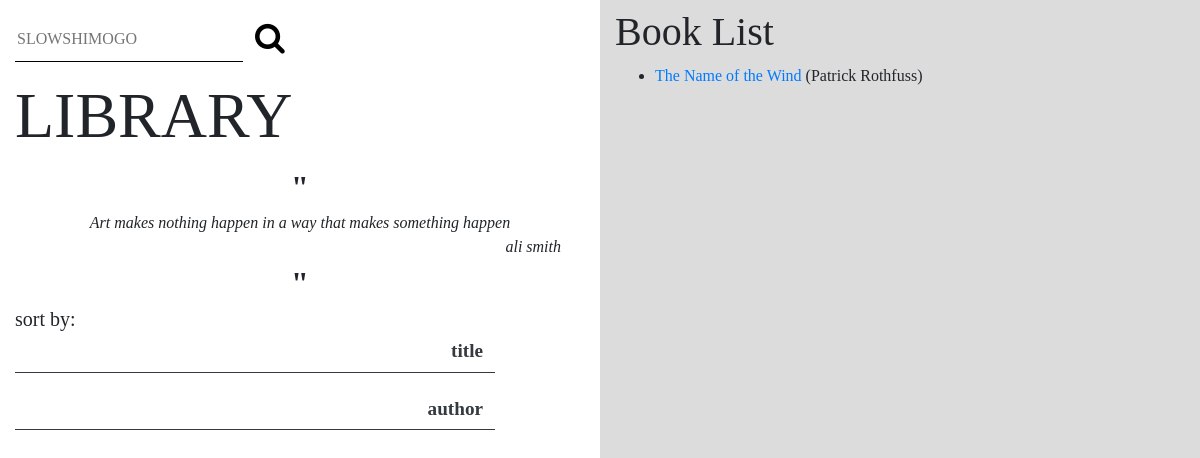
/catalog/books/, run on an earlier commit of the app's database.
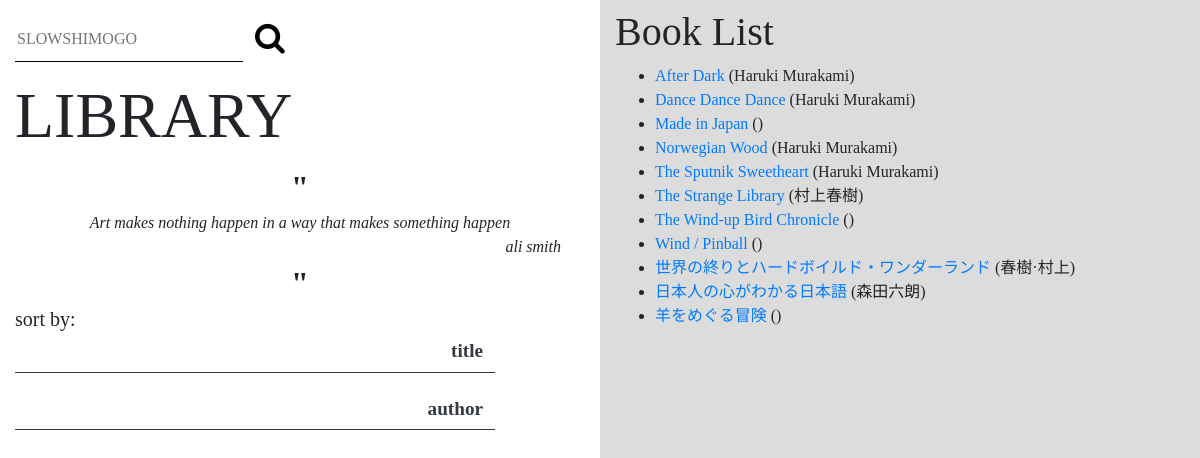
And on a later commit of the database.
### catalog/models.py (models this page shows, shortened)
class Book(models.Model):
    title = models.CharField(max_length=250)
    authors = models.ManyToManyField('Author', related_name='books', blank=True)
    isbn_10 = models.CharField('ISBN 10', max_length=10, help_text='ISBN 10', unique=True, blank=True, null=True)
    isbn_13 = models.CharField('ISBN 13', max_length=13, help_text='ISBN 13', blank=True)
    genre = models.ManyToManyField('Genre', help_text='Genre(s) of the book', blank=True, related_name='books')
    description = models.TextField(max_length=1000, blank=True)
    language = models.ForeignKey('Language', on_delete=models.SET_NULL, null=True, blank=True)
    publisher = models.ForeignKey('Publisher', on_delete=models.SET_NULL, null=True, blank=True)
    date_added_to_library = models.DateField(auto_now_add=True)
    google_id = models.CharField(max_length=15, blank=True)
    number_pages = models.IntegerField(blank=True, null=True)
    average_rating = models.FloatField(blank=True, null=True)
    ratings_count = models.IntegerField(blank=True, null=True)
    thumbnail = models.URLField(blank=True)
    def get_absolute_url(self):
        return reverse('book-detail', args=[str(self.id)])
    def display_genre(self):
        return ', '.join(genre.name for genre in self.genre.all()[:3])
    display_genre.short_description = 'Genre'
    class Meta:
        ordering = ['title']

class Author(models.Model):
    name = models.CharField(max_length=150)
    def __str__(self):
        return self.name
    class Meta:
        ordering = ['name']

### catalog/views.py (the view)
# urls.py: path('books/', views.BookListView.as_view(), name='books'),
class BookListView(generic.ListView):
    model = Book

### catalog/templates/catalog/book_list.html
{% extends "layout.html" %}
{% block content %}
    <div class="container mt-2">
        <h1>Book List</h1>
        {% if book_list %}
            <ul>
                {% for book in book_list %}
                    <li>
                    <a href="{{ book.get_absolute_url }}">{{ book.title }}</a> ({{ book.authors.all|join:', ' }})
                    </li>
                {% endfor %}
            </ul>
        {% else %}
            <p>There are no authors available.</p>
        {% endif %}
    </div>
{% endblock %}

### catalog/templates/layout.html (shortened to what this page needs)
<!DOCTYPE html>
<html lang="en">
<head>
    <link rel="stylesheet" href="https://stackpath.bootstrapcdn.com/bootstrap/4.1.3/css/bootstrap.min.css">
    <link rel="stylesheet" href="https://use.typekit.net/ygt2xei.css">
    {% load static %}
    <link rel="stylesheet" href="{% static 'css/styles.css' %}">
    <link rel="stylesheet" href="https://cdnjs.cloudflare.com/ajax/libs/font-awesome/4.7.0/css/font-awesome.min.css">
</head>
<body>
    <div class="container-fluid">
        <div id="contents" class="row">
            <div id="menu" class="col-md-6">
                <form action="{% url 'check' %}" method="GET">
                    <div class="input-group input-group-lg my-3">
                        <input id="search-box" type="text" placeholder="SLOWSHIMOGO"/>
                         <button id="search-button" class='btn' type="button" name="button">
                             <i id="icon" class="fa fa-search icon-large"></i>
                         </button>
                    </div>
                </form>
                <a href="{% url 'index' %}" class="text-body">
                    <h1 id="main-title">LIBRARY</h1>
                </a>
                <div>
                    <p class="text-center quotation mb-0">"</p>
                    <div id ="quote" class="text-center mx-4">
                        <p id="quote" class="font-italic text-center mb-0">
                            Art makes nothing happen in a way that makes something happen
                        </p>
                        <p id="author" class="font-italic text-right mb-0">ali smith</p>
                    </div>
                    <p class="text-center quotation mb-0">"</p>
                </div>
                <h5 class="mb-0">sort by:</h5>
                <div class="d-flex flex-column">
                    <a class="mb-3" href="{% url 'books' %}">
                        <div class="btn btn-outline-dark menu-buttons">
                            <p class="text-right font-weight-bold mb-0">
                                title
                            </p>
                        </div>
                    </a>
                    <a class="mb-3" href="{% url 'authors' %}">
                        <div class="btn btn-outline-dark menu-buttons">
                            <p class="text-right font-weight-bold mb-0">
                                author
                            </p>
                        </div>
                    </a>
                </div>
            </div>
            <div id="content" class="col-md-6 px-0">
                {% block content %}{% endblock %}
            </div>
        </div>
    </div>
</body>
</html>

### catalog/static/css/styles.css (style rules this page uses)
body { font-family: adobe-garamond-pro, serif; }
#menu { height: 100vh; }
#content { height: 100vh; overflow: hidden; background-color: Gainsboro; }
#search-box { border: none; border-bottom-style: solid; border-width: 1px; width: 40% }
#search-button { border: none; background-color: inherit; }
#icon { font-size: 2em; }
#main-title { text-decoration: none; font-size: 4em; }
.quotation { font-weight: bold; font-size: 2em; }
.btn { border: none; border-bottom-style: solid; border-width: 1px; border-radius: 0; }
.menu-buttons { width: 40vw; }
.menu-buttons > p { font-size: 1.2em; }

What changed in the data, as far as the page shows it:
removed Book: title "The Name of the Wind", authors.all "Patrick Rothfuss"
added Book: title "After Dark", authors.all "Haruki Murakami"
added Book: title "Dance Dance Dance", authors.all "Haruki Murakami"
added Book: title "Made in Japan"
added Book: title "Norwegian Wood", authors.all "Haruki Murakami"
added Book: title "The Sputnik Sweetheart", authors.all "Haruki Murakami"
added Book: title "The Strange Library", authors.all "村上春樹"
added Book: title "The Wind-up Bird Chronicle"
added Book: title "Wind / Pinball"
added Book: title "世界の終りとハードボイルド・ワンダーランド", authors.all "春樹·村上"
added Book: title "日本人の心がわかる日本語", authors.all "森田六朗"
added Book: title "羊をめぐる冒険"
